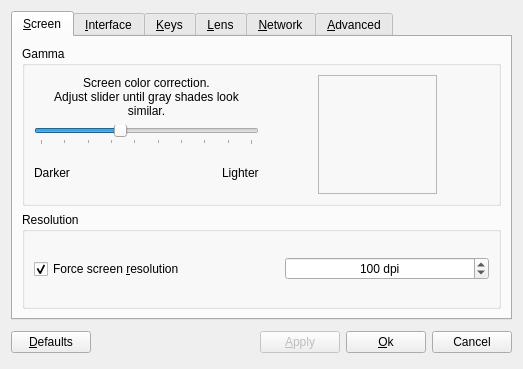
<?xml version="1.0" encoding="UTF-8"?>
<ui version="4.0">
 <class>QDjViewPrefsDialog</class>
 <widget class="QDialog" name="QDjViewPrefsDialog">
  <property name="geometry">
   <rect>
    <x>0</x>
    <y>0</y>
    <width>523</width>
    <height>369</height>
   </rect>
  </property>
  <property name="windowTitle">
   <string>Dialog</string>
  </property>
  <layout class="QVBoxLayout">
   <item>
    <widget class="QTabWidget" name="tabWidget">
     <property name="currentIndex">
      <number>0</number>
     </property>
     <property name="elideMode">
      <enum>Qt::ElideNone</enum>
     </property>
     <widget class="QWidget" name="screenTab">
      <attribute name="title">
       <string>&amp;Screen</string>
      </attribute>
      <layout class="QVBoxLayout">
       <item>
        <widget class="QGroupBox" name="gammaGroupBox">
         <property name="title">
          <string>Gamma</string>
         </property>
         <layout class="QHBoxLayout">
          <item>
           <layout class="QVBoxLayout">
            <property name="spacing">
             <number>6</number>
            </property>
            <property name="margin">
             <number>0</number>
            </property>
            <item>
             <widget class="QLabel" name="label11">
              <property name="sizePolicy">
               <sizepolicy hsizetype="MinimumExpanding" vsizetype="Minimum">
                <horstretch>0</horstretch>
                <verstretch>0</verstretch>
               </sizepolicy>
              </property>
              <property name="text">
               <string>&lt;html&gt;Screen color correction.&lt;br&gt;Adjust slider until gray shades look similar.&lt;/html&gt;</string>
              </property>
              <property name="textFormat">
               <enum>Qt::RichText</enum>
              </property>
              <property name="alignment">
               <set>Qt::AlignCenter</set>
              </property>
              <property name="wordWrap">
               <bool>true</bool>
              </property>
              <property name="buddy">
               <cstring>gammaSlider</cstring>
              </property>
             </widget>
            </item>
            <item>
             <widget class="QSlider" name="gammaSlider">
              <property name="minimum">
               <number>5</number>
              </property>
              <property name="maximum">
               <number>50</number>
              </property>
              <property name="value">
               <number>22</number>
              </property>
              <property name="orientation">
               <enum>Qt::Horizontal</enum>
              </property>
              <property name="tickPosition">
               <enum>QSlider::TicksBelow</enum>
              </property>
              <property name="tickInterval">
               <number>5</number>
              </property>
             </widget>
            </item>
            <item>
             <layout class="QHBoxLayout">
              <property name="spacing">
               <number>6</number>
              </property>
              <property name="margin">
               <number>0</number>
              </property>
              <item>
               <widget class="QLabel" name="label14">
                <property name="text">
                 <string>Darker</string>
                </property>
               </widget>
              </item>
              <item>
               <spacer>
                <property name="orientation">
                 <enum>Qt::Horizontal</enum>
                </property>
                <property name="sizeHint" stdset="0">
                 <size>
                  <width>40</width>
                  <height>20</height>
                 </size>
                </property>
               </spacer>
              </item>
              <item>
               <widget class="QLabel" name="label15">
                <property name="text">
                 <string>Lighter</string>
                </property>
               </widget>
              </item>
             </layout>
            </item>
           </layout>
          </item>
          <item>
           <layout class="QHBoxLayout">
            <item>
             <spacer>
              <property name="orientation">
               <enum>Qt::Horizontal</enum>
              </property>
              <property name="sizeHint" stdset="0">
               <size>
                <width>5</width>
                <height>20</height>
               </size>
              </property>
             </spacer>
            </item>
            <item>
             <widget class="QDjViewGammaWidget" name="gammaWidget">
              <property name="minimumSize">
               <size>
                <width>119</width>
                <height>119</height>
               </size>
              </property>
              <property name="maximumSize">
               <size>
                <width>119</width>
                <height>119</height>
               </size>
              </property>
              <property name="frameShape">
               <enum>QFrame::StyledPanel</enum>
              </property>
              <property name="frameShadow">
               <enum>QFrame::Raised</enum>
              </property>
             </widget>
            </item>
            <item>
             <spacer>
              <property name="orientation">
               <enum>Qt::Horizontal</enum>
              </property>
              <property name="sizeHint" stdset="0">
               <size>
                <width>5</width>
                <height>20</height>
               </size>
              </property>
             </spacer>
            </item>
           </layout>
          </item>
         </layout>
        </widget>
       </item>
       <item>
        <widget class="QGroupBox" name="resolutionGroupBox">
         <property name="enabled">
          <bool>true</bool>
         </property>
         <property name="title">
          <string>Resolution</string>
         </property>
         <layout class="QHBoxLayout">
          <item>
           <widget class="QCheckBox" name="forceResolutionCheckBox">
            <property name="text">
             <string>Force screen &amp;resolution</string>
            </property>
            <property name="checked">
             <bool>true</bool>
            </property>
           </widget>
          </item>
          <item>
           <spacer>
            <property name="orientation">
             <enum>Qt::Horizontal</enum>
            </property>
            <property name="sizeType">
             <enum>QSizePolicy::Maximum</enum>
            </property>
            <property name="sizeHint" stdset="0">
             <size>
              <width>40</width>
              <height>20</height>
             </size>
            </property>
           </spacer>
          </item>
          <item>
           <widget class="QSpinBox" name="resolutionSpinBox">
            <property name="alignment">
             <set>Qt::AlignCenter</set>
            </property>
            <property name="suffix">
             <string> dpi</string>
            </property>
            <property name="minimum">
             <number>25</number>
            </property>
            <property name="maximum">
             <number>600</number>
            </property>
            <property name="value">
             <number>100</number>
            </property>
           </widget>
          </item>
         </layout>
        </widget>
       </item>
      </layout>
     </widget>
     <widget class="QWidget" name="interfaceTab">
      <attribute name="title">
       <string>&amp;Interface</string>
      </attribute>
      <layout class="QVBoxLayout" name="verticalLayout_5">
       <item>
        <layout class="QHBoxLayout">
         <property name="spacing">
          <number>6</number>
         </property>
         <property name="margin">
          <number>0</number>
         </property>
         <item>
          <widget class="QLabel" name="label21">
           <property name="text">
            <string>Options for</string>
           </property>
           <property name="buddy">
            <cstring>modeComboBox</cstring>
           </property>
          </widget>
         </item>
         <item>
          <widget class="QComboBox" name="modeComboBox">
           <item>
            <property name="text">
             <string>Standalone Viewer</string>
            </property>
           </item>
           <item>
            <property name="text">
             <string>Full Screen Standalone Viewer</string>
            </property>
           </item>
           <item>
            <property name="text">
             <string>Full Page Plugin</string>
            </property>
           </item>
           <item>
            <property name="text">
             <string>Embedded Plugin</string>
            </property>
           </item>
          </widget>
         </item>
         <item>
          <spacer>
           <property name="orientation">
            <enum>Qt::Horizontal</enum>
           </property>
           <property name="sizeHint" stdset="0">
            <size>
             <width>40</width>
             <height>20</height>
            </size>
           </property>
          </spacer>
         </item>
        </layout>
       </item>
       <item>
        <widget class="QCheckBox" name="rememberCheckBox">
         <property name="text">
          <string>&amp;Remember initial state from last invocation</string>
         </property>
        </widget>
       </item>
       <item>
        <layout class="QHBoxLayout" name="horizontalLayout_3">
         <item>
          <widget class="QGroupBox" name="showGroupBox">
           <property name="title">
            <string>Show</string>
           </property>
           <layout class="QVBoxLayout" name="verticalLayout">
            <item>
             <widget class="QCheckBox" name="menuBarCheckBox">
              <property name="text">
               <string>&amp;Menu bar</string>
              </property>
             </widget>
            </item>
            <item>
             <widget class="QCheckBox" name="toolBarCheckBox">
              <property name="text">
               <string>&amp;Tool bar</string>
              </property>
             </widget>
            </item>
            <item>
             <widget class="QCheckBox" name="scrollBarsCheckBox">
              <property name="text">
               <string>Sc&amp;rollbars</string>
              </property>
             </widget>
            </item>
            <item>
             <widget class="QCheckBox" name="statusBarCheckBox">
              <property name="text">
               <string>Stat&amp;us bar</string>
              </property>
             </widget>
            </item>
            <item>
             <widget class="QCheckBox" name="sideBarCheckBox">
              <property name="text">
               <string>&amp;Side bar</string>
              </property>
             </widget>
            </item>
           </layout>
          </widget>
         </item>
         <item>
          <widget class="QGroupBox" name="modeGroupBox">
           <property name="title">
            <string>Display</string>
           </property>
           <layout class="QVBoxLayout" name="verticalLayout_2">
            <item>
             <layout class="QHBoxLayout" name="horizontalLayout">
              <item>
               <widget class="QLabel" name="label22">
                <property name="text">
                 <string>&amp;Zoom: </string>
                </property>
                <property name="alignment">
                 <set>Qt::AlignLeading|Qt::AlignLeft|Qt::AlignVCenter</set>
                </property>
                <property name="buddy">
                 <cstring>zoomCombo</cstring>
                </property>
               </widget>
              </item>
              <item>
               <widget class="QComboBox" name="zoomCombo">
                <property name="editable">
                 <bool>true</bool>
                </property>
               </widget>
              </item>
             </layout>
            </item>
            <item>
             <spacer name="verticalSpacer_5">
              <property name="orientation">
               <enum>Qt::Vertical</enum>
              </property>
              <property name="sizeHint" stdset="0">
               <size>
                <width>20</width>
                <height>40</height>
               </size>
              </property>
             </spacer>
            </item>
            <item>
             <widget class="QFrame" name="frame">
              <property name="sizePolicy">
               <sizepolicy hsizetype="Preferred" vsizetype="Fixed">
                <horstretch>0</horstretch>
                <verstretch>0</verstretch>
               </sizepolicy>
              </property>
              <property name="frameShape">
               <enum>QFrame::HLine</enum>
              </property>
              <property name="frameShadow">
               <enum>QFrame::Raised</enum>
              </property>
              <property name="lineWidth">
               <number>3</number>
              </property>
             </widget>
            </item>
            <item>
             <spacer name="verticalSpacer_2">
              <property name="orientation">
               <enum>Qt::Vertical</enum>
              </property>
              <property name="sizeHint" stdset="0">
               <size>
                <width>20</width>
                <height>40</height>
               </size>
              </property>
             </spacer>
            </item>
            <item>
             <widget class="QCheckBox" name="frameCheckBox">
              <property name="text">
               <string>Display page &amp;frames</string>
              </property>
             </widget>
            </item>
            <item>
             <widget class="QCheckBox" name="mapAreasCheckBox">
              <property name="text">
               <string>Display &amp;annotations</string>
              </property>
             </widget>
            </item>
            <item>
             <spacer name="verticalSpacer_6">
              <property name="orientation">
               <enum>Qt::Vertical</enum>
              </property>
              <property name="sizeHint" stdset="0">
               <size>
                <width>20</width>
                <height>40</height>
               </size>
              </property>
             </spacer>
            </item>
            <item>
             <spacer name="verticalSpacer">
              <property name="orientation">
               <enum>Qt::Vertical</enum>
              </property>
              <property name="sizeHint" stdset="0">
               <size>
                <width>20</width>
                <height>5</height>
               </size>
              </property>
             </spacer>
            </item>
           </layout>
          </widget>
         </item>
         <item>
          <widget class="QGroupBox" name="layoutGroupBox">
           <property name="title">
            <string>Layout</string>
           </property>
           <layout class="QVBoxLayout" name="verticalLayout_4">
            <item>
             <widget class="QCheckBox" name="continuousCheckBox">
              <property name="text">
               <string>Continuous</string>
              </property>
             </widget>
            </item>
            <item>
             <spacer name="verticalSpacer_7">
              <property name="orientation">
               <enum>Qt::Vertical</enum>
              </property>
              <property name="sizeHint" stdset="0">
               <size>
                <width>20</width>
                <height>20</height>
               </size>
              </property>
             </spacer>
            </item>
            <item>
             <widget class="QFrame" name="frame_2">
              <property name="sizePolicy">
               <sizepolicy hsizetype="Preferred" vsizetype="Fixed">
                <horstretch>0</horstretch>
                <verstretch>0</verstretch>
               </sizepolicy>
              </property>
              <property name="frameShape">
               <enum>QFrame::HLine</enum>
              </property>
              <property name="frameShadow">
               <enum>QFrame::Raised</enum>
              </property>
              <property name="lineWidth">
               <number>3</number>
              </property>
             </widget>
            </item>
            <item>
             <spacer name="verticalSpacer_4">
              <property name="orientation">
               <enum>Qt::Vertical</enum>
              </property>
              <property name="sizeHint" stdset="0">
               <size>
                <width>20</width>
                <height>40</height>
               </size>
              </property>
             </spacer>
            </item>
            <item>
             <widget class="QCheckBox" name="sideBySideCheckBox">
              <property name="text">
               <string>Side-by-side</string>
              </property>
              <property name="checked">
               <bool>true</bool>
              </property>
             </widget>
            </item>
            <item>
             <layout class="QHBoxLayout" name="horizontalLayout_2">
              <item>
               <spacer name="horizontalSpacer">
                <property name="orientation">
                 <enum>Qt::Horizontal</enum>
                </property>
                <property name="sizeType">
                 <enum>QSizePolicy::MinimumExpanding</enum>
                </property>
                <property name="sizeHint" stdset="0">
                 <size>
                  <width>16</width>
                  <height>20</height>
                 </size>
                </property>
               </spacer>
              </item>
              <item>
               <layout class="QVBoxLayout" name="verticalLayout_3">
                <item>
                 <widget class="QCheckBox" name="coverPageCheckBox">
                  <property name="text">
                   <string>Cover Page</string>
                  </property>
                 </widget>
                </item>
                <item>
                 <widget class="QCheckBox" name="rtolCheckBox">
                  <property name="text">
                   <string>Right-to-Left</string>
                  </property>
                 </widget>
                </item>
               </layout>
              </item>
             </layout>
            </item>
            <item>
             <spacer name="verticalSpacer_3">
              <property name="orientation">
               <enum>Qt::Vertical</enum>
              </property>
              <property name="sizeHint" stdset="0">
               <size>
                <width>20</width>
                <height>40</height>
               </size>
              </property>
             </spacer>
            </item>
           </layout>
          </widget>
         </item>
        </layout>
       </item>
      </layout>
     </widget>
     <widget class="QWidget" name="keysTab">
      <attribute name="title">
       <string>&amp;Keys</string>
      </attribute>
      <layout class="QVBoxLayout">
       <property name="spacing">
        <number>6</number>
       </property>
       <property name="margin">
        <number>9</number>
       </property>
       <item>
        <widget class="QGroupBox" name="keysGroupBox">
         <property name="title">
          <string>Keys</string>
         </property>
         <layout class="QGridLayout">
          <property name="margin">
           <number>9</number>
          </property>
          <property name="spacing">
           <number>9</number>
          </property>
          <item row="2" column="0">
           <widget class="QLabel" name="label33">
            <property name="text">
             <string>For displaying hyper&amp;links: </string>
            </property>
            <property name="buddy">
             <cstring>keysForLinksCombo</cstring>
            </property>
           </widget>
          </item>
          <item row="1" column="0">
           <widget class="QLabel" name="label32">
            <property name="text">
             <string>For &amp;selecting text or images: </string>
            </property>
            <property name="buddy">
             <cstring>keysForSelectCombo</cstring>
            </property>
           </widget>
          </item>
          <item row="0" column="0">
           <widget class="QLabel" name="label31">
            <property name="text">
             <string>For displaying the &amp;lens: </string>
            </property>
            <property name="buddy">
             <cstring>keysForLensCombo</cstring>
            </property>
           </widget>
          </item>
          <item row="0" column="1">
           <widget class="QDjViewModifiersComboBox" name="keysForLensCombo">
            <property name="editable">
             <bool>true</bool>
            </property>
           </widget>
          </item>
          <item row="1" column="1">
           <widget class="QDjViewModifiersComboBox" name="keysForSelectCombo">
            <property name="editable">
             <bool>true</bool>
            </property>
           </widget>
          </item>
          <item row="3" column="0">
           <widget class="QLabel" name="label34">
            <property name="text">
             <string>For precise selecting:</string>
            </property>
           </widget>
          </item>
          <item row="2" column="1">
           <widget class="QDjViewModifiersComboBox" name="keysForLinksCombo">
            <property name="editable">
             <bool>true</bool>
            </property>
           </widget>
          </item>
          <item row="3" column="1">
           <widget class="QDjViewModifiersComboBox" name="keysForPreciseCombo">
            <property name="editable">
             <bool>true</bool>
            </property>
           </widget>
          </item>
         </layout>
        </widget>
       </item>
       <item>
        <spacer>
         <property name="orientation">
          <enum>Qt::Vertical</enum>
         </property>
         <property name="sizeHint" stdset="0">
          <size>
           <width>20</width>
           <height>5</height>
          </size>
         </property>
        </spacer>
       </item>
      </layout>
     </widget>
     <widget class="QWidget" name="lensTab">
      <attribute name="title">
       <string>&amp;Lens</string>
      </attribute>
      <layout class="QVBoxLayout">
       <property name="spacing">
        <number>6</number>
       </property>
       <property name="margin">
        <number>9</number>
       </property>
       <item>
        <widget class="QCheckBox" name="lensEnableCheckBox">
         <property name="text">
          <string>Enable magnifying &amp;lens</string>
         </property>
         <property name="checked">
          <bool>true</bool>
         </property>
        </widget>
       </item>
       <item>
        <widget class="QGroupBox" name="lensGroupBox">
         <property name="title">
          <string>Lens options</string>
         </property>
         <layout class="QGridLayout">
          <property name="margin">
           <number>9</number>
          </property>
          <property name="spacing">
           <number>6</number>
          </property>
          <item row="1" column="0">
           <widget class="QLabel" name="label42">
            <property name="text">
             <string>Lens &amp;size: </string>
            </property>
            <property name="buddy">
             <cstring>lensSizeSpinBox</cstring>
            </property>
           </widget>
          </item>
          <item row="0" column="0">
           <widget class="QLabel" name="label41">
            <property name="text">
             <string>Magnifying &amp;power: </string>
            </property>
            <property name="buddy">
             <cstring>lensPowerSpinBox</cstring>
            </property>
           </widget>
          </item>
          <item row="0" column="1">
           <widget class="QSpinBox" name="lensPowerSpinBox">
            <property name="suffix">
             <string>x</string>
            </property>
            <property name="minimum">
             <number>1</number>
            </property>
            <property name="maximum">
             <number>10</number>
            </property>
            <property name="value">
             <number>3</number>
            </property>
           </widget>
          </item>
          <item row="1" column="1">
           <widget class="QSpinBox" name="lensSizeSpinBox">
            <property name="suffix">
             <string> pixels</string>
            </property>
            <property name="minimum">
             <number>50</number>
            </property>
            <property name="maximum">
             <number>500</number>
            </property>
            <property name="singleStep">
             <number>50</number>
            </property>
            <property name="value">
             <number>300</number>
            </property>
           </widget>
          </item>
         </layout>
        </widget>
       </item>
       <item>
        <spacer>
         <property name="orientation">
          <enum>Qt::Vertical</enum>
         </property>
         <property name="sizeHint" stdset="0">
          <size>
           <width>20</width>
           <height>5</height>
          </size>
         </property>
        </spacer>
       </item>
      </layout>
     </widget>
     <widget class="QWidget" name="networkTab">
      <attribute name="title">
       <string>&amp;Network</string>
      </attribute>
      <layout class="QVBoxLayout">
       <property name="spacing">
        <number>6</number>
       </property>
       <property name="margin">
        <number>9</number>
       </property>
       <item>
        <widget class="QCheckBox" name="proxyCheckBox">
         <property name="text">
          <string>Use pro&amp;xy to access the network</string>
         </property>
        </widget>
       </item>
       <item>
        <widget class="QGroupBox" name="proxyGroupBox">
         <property name="enabled">
          <bool>false</bool>
         </property>
         <property name="title">
          <string>Proxy settings</string>
         </property>
         <layout class="QGridLayout">
          <property name="margin">
           <number>9</number>
          </property>
          <property name="spacing">
           <number>6</number>
          </property>
          <item row="3" column="0">
           <widget class="QLabel" name="label64">
            <property name="text">
             <string>Pass&amp;word: </string>
            </property>
            <property name="buddy">
             <cstring>proxyPasswordLineEdit</cstring>
            </property>
           </widget>
          </item>
          <item row="2" column="0">
           <widget class="QLabel" name="label63">
            <property name="text">
             <string>&amp;User: </string>
            </property>
            <property name="buddy">
             <cstring>proxyUserLineEdit</cstring>
            </property>
           </widget>
          </item>
          <item row="3" column="1">
           <widget class="QLineEdit" name="proxyPasswordLineEdit">
            <property name="echoMode">
             <enum>QLineEdit::Password</enum>
            </property>
           </widget>
          </item>
          <item row="2" column="1">
           <widget class="QLineEdit" name="proxyUserLineEdit"/>
          </item>
          <item row="1" column="0">
           <widget class="QLabel" name="label62">
            <property name="text">
             <string>&amp;Port: </string>
            </property>
            <property name="buddy">
             <cstring>proxyPortSpinBox</cstring>
            </property>
           </widget>
          </item>
          <item row="0" column="0">
           <widget class="QLabel" name="label61">
            <property name="text">
             <string>&amp;Host: </string>
            </property>
            <property name="buddy">
             <cstring>proxyHostLineEdit</cstring>
            </property>
           </widget>
          </item>
          <item row="1" column="1">
           <widget class="QSpinBox" name="proxyPortSpinBox">
            <property name="maximum">
             <number>65535</number>
            </property>
            <property name="value">
             <number>8080</number>
            </property>
           </widget>
          </item>
          <item row="0" column="1">
           <widget class="QLineEdit" name="proxyHostLineEdit"/>
          </item>
         </layout>
        </widget>
       </item>
       <item>
        <spacer>
         <property name="orientation">
          <enum>Qt::Vertical</enum>
         </property>
         <property name="sizeHint" stdset="0">
          <size>
           <width>20</width>
           <height>5</height>
          </size>
         </property>
        </spacer>
       </item>
      </layout>
     </widget>
     <widget class="QWidget" name="advancedTab">
      <attribute name="title">
       <string>&amp;Advanced</string>
      </attribute>
      <layout class="QVBoxLayout">
       <item>
        <widget class="QGroupBox" name="cacheGroupBox">
         <property name="title">
          <string>Cache</string>
         </property>
         <layout class="QGridLayout">
          <property name="margin">
           <number>9</number>
          </property>
          <property name="spacing">
           <number>6</number>
          </property>
          <item row="1" column="2">
           <widget class="QPushButton" name="cacheClearButton">
            <property name="text">
             <string>&amp;Clear</string>
            </property>
            <property name="autoDefault">
             <bool>false</bool>
            </property>
           </widget>
          </item>
          <item row="1" column="1">
           <widget class="QSpinBox" name="pageCacheSpinBox">
            <property name="suffix">
             <string> MB</string>
            </property>
            <property name="maximum">
             <number>32</number>
            </property>
            <property name="value">
             <number>10</number>
            </property>
           </widget>
          </item>
          <item row="0" column="1">
           <widget class="QSpinBox" name="pixelCacheSpinBox">
            <property name="suffix">
             <string> MB</string>
            </property>
            <property name="maximum">
             <number>6</number>
            </property>
            <property name="singleStep">
             <number>1</number>
            </property>
            <property name="value">
             <number>1</number>
            </property>
           </widget>
          </item>
          <item row="1" column="0">
           <widget class="QLabel" name="label52">
            <property name="text">
             <string>&amp;Decoded page cache: </string>
            </property>
            <property name="buddy">
             <cstring>pageCacheSpinBox</cstring>
            </property>
           </widget>
          </item>
          <item row="0" column="0">
           <widget class="QLabel" name="label51">
            <property name="text">
             <string>&amp;Pixel cache: </string>
            </property>
            <property name="buddy">
             <cstring>pixelCacheSpinBox</cstring>
            </property>
           </widget>
          </item>
         </layout>
        </widget>
       </item>
       <item>
        <widget class="QGroupBox" name="miscGroupBox">
         <property name="title">
          <string>Miscellaneous</string>
         </property>
         <layout class="QVBoxLayout">
          <item>
           <layout class="QHBoxLayout">
            <item>
             <widget class="QCheckBox" name="printerManualCheckBox">
              <property name="text">
               <string>Manual printer color correction</string>
              </property>
             </widget>
            </item>
            <item>
             <widget class="QDoubleSpinBox" name="printerGammaSpinBox">
              <property name="enabled">
               <bool>false</bool>
              </property>
              <property name="alignment">
               <set>Qt::AlignCenter</set>
              </property>
              <property name="prefix">
               <string>gamma=</string>
              </property>
              <property name="decimals">
               <number>1</number>
              </property>
              <property name="minimum">
               <double>0.500000000000000</double>
              </property>
              <property name="maximum">
               <double>5.000000000000000</double>
              </property>
              <property name="singleStep">
               <double>0.100000000000000</double>
              </property>
              <property name="value">
               <double>2.200000000000000</double>
              </property>
             </widget>
            </item>
            <item>
             <spacer name="horizontalSpacer_2">
              <property name="orientation">
               <enum>Qt::Horizontal</enum>
              </property>
              <property name="sizeHint" stdset="0">
               <size>
                <width>5</width>
                <height>20</height>
               </size>
              </property>
             </spacer>
            </item>
           </layout>
          </item>
          <item>
           <widget class="QCheckBox" name="advancedCheckBox">
            <property name="text">
             <string>Enable advanced features in menus</string>
            </property>
           </widget>
          </item>
          <item>
           <widget class="QCheckBox" name="textLabelCheckBox">
            <property name="text">
             <string>Show hidden text in status bar</string>
            </property>
           </widget>
          </item>
         </layout>
        </widget>
       </item>
       <item>
        <spacer>
         <property name="orientation">
          <enum>Qt::Vertical</enum>
         </property>
         <property name="sizeHint" stdset="0">
          <size>
           <width>20</width>
           <height>5</height>
          </size>
         </property>
        </spacer>
       </item>
      </layout>
     </widget>
    </widget>
   </item>
   <item>
    <layout class="QHBoxLayout">
     <property name="spacing">
      <number>6</number>
     </property>
     <property name="margin">
      <number>0</number>
     </property>
     <item>
      <widget class="QPushButton" name="resetButton">
       <property name="text">
        <string>&amp;Defaults</string>
       </property>
       <property name="autoDefault">
        <bool>false</bool>
       </property>
      </widget>
     </item>
     <item>
      <spacer>
       <property name="orientation">
        <enum>Qt::Horizontal</enum>
       </property>
       <property name="sizeHint" stdset="0">
        <size>
         <width>32</width>
         <height>32</height>
        </size>
       </property>
      </spacer>
     </item>
     <item>
      <widget class="QPushButton" name="applyButton">
       <property name="enabled">
        <bool>false</bool>
       </property>
       <property name="text">
        <string>&amp;Apply</string>
       </property>
      </widget>
     </item>
     <item>
      <widget class="QPushButton" name="okButton">
       <property name="text">
        <string>&amp;Ok</string>
       </property>
      </widget>
     </item>
     <item>
      <widget class="QPushButton" name="cancelButton">
       <property name="text">
        <string>Cancel</string>
       </property>
      </widget>
     </item>
    </layout>
   </item>
  </layout>
 </widget>
 <customwidgets>
  <customwidget>
   <class>QDjViewModifiersComboBox</class>
   <extends>QComboBox</extends>
   <header>qdjviewprefs.h</header>
  </customwidget>
  <customwidget>
   <class>QDjViewGammaWidget</class>
   <extends>QFrame</extends>
   <header>qdjviewprefs.h</header>
   <container>1</container>
  </customwidget>
 </customwidgets>
 <tabstops>
  <tabstop>tabWidget</tabstop>
  <tabstop>gammaSlider</tabstop>
  <tabstop>forceResolutionCheckBox</tabstop>
  <tabstop>resolutionSpinBox</tabstop>
  <tabstop>modeComboBox</tabstop>
  <tabstop>rememberCheckBox</tabstop>
  <tabstop>menuBarCheckBox</tabstop>
  <tabstop>toolBarCheckBox</tabstop>
  <tabstop>scrollBarsCheckBox</tabstop>
  <tabstop>statusBarCheckBox</tabstop>
  <tabstop>sideBarCheckBox</tabstop>
  <tabstop>zoomCombo</tabstop>
  <tabstop>frameCheckBox</tabstop>
  <tabstop>mapAreasCheckBox</tabstop>
  <tabstop>continuousCheckBox</tabstop>
  <tabstop>sideBySideCheckBox</tabstop>
  <tabstop>coverPageCheckBox</tabstop>
  <tabstop>rtolCheckBox</tabstop>
  <tabstop>keysForLensCombo</tabstop>
  <tabstop>keysForSelectCombo</tabstop>
  <tabstop>keysForLinksCombo</tabstop>
  <tabstop>lensEnableCheckBox</tabstop>
  <tabstop>lensPowerSpinBox</tabstop>
  <tabstop>lensSizeSpinBox</tabstop>
  <tabstop>proxyCheckBox</tabstop>
  <tabstop>proxyHostLineEdit</tabstop>
  <tabstop>proxyPortSpinBox</tabstop>
  <tabstop>proxyUserLineEdit</tabstop>
  <tabstop>proxyPasswordLineEdit</tabstop>
  <tabstop>pixelCacheSpinBox</tabstop>
  <tabstop>pageCacheSpinBox</tabstop>
  <tabstop>cacheClearButton</tabstop>
  <tabstop>printerManualCheckBox</tabstop>
  <tabstop>advancedCheckBox</tabstop>
  <tabstop>textLabelCheckBox</tabstop>
  <tabstop>printerGammaSpinBox</tabstop>
  <tabstop>resetButton</tabstop>
  <tabstop>applyButton</tabstop>
  <tabstop>okButton</tabstop>
  <tabstop>cancelButton</tabstop>
 </tabstops>
 <resources/>
 <connections>
  <connection>
   <sender>okButton</sender>
   <signal>clicked()</signal>
   <receiver>QDjViewPrefsDialog</receiver>
   <slot>accept()</slot>
   <hints>
    <hint type="sourcelabel">
     <x>397</x>
     <y>342</y>
    </hint>
    <hint type="destinationlabel">
     <x>96</x>
     <y>254</y>
    </hint>
   </hints>
  </connection>
  <connection>
   <sender>cancelButton</sender>
   <signal>clicked()</signal>
   <receiver>QDjViewPrefsDialog</receiver>
   <slot>reject()</slot>
   <hints>
    <hint type="sourcelabel">
     <x>478</x>
     <y>342</y>
    </hint>
    <hint type="destinationlabel">
     <x>179</x>
     <y>282</y>
    </hint>
   </hints>
  </connection>
  <connection>
   <sender>proxyCheckBox</sender>
   <signal>toggled(bool)</signal>
   <receiver>proxyGroupBox</receiver>
   <slot>setEnabled(bool)</slot>
   <hints>
    <hint type="sourcelabel">
     <x>110</x>
     <y>66</y>
    </hint>
    <hint type="destinationlabel">
     <x>130</x>
     <y>141</y>
    </hint>
   </hints>
  </connection>
  <connection>
   <sender>lensEnableCheckBox</sender>
   <signal>toggled(bool)</signal>
   <receiver>lensGroupBox</receiver>
   <slot>setEnabled(bool)</slot>
   <hints>
    <hint type="sourcelabel">
     <x>80</x>
     <y>63</y>
    </hint>
    <hint type="destinationlabel">
     <x>101</x>
     <y>104</y>
    </hint>
   </hints>
  </connection>
  <connection>
   <sender>printerManualCheckBox</sender>
   <signal>toggled(bool)</signal>
   <receiver>printerGammaSpinBox</receiver>
   <slot>setEnabled(bool)</slot>
   <hints>
    <hint type="sourcelabel">
     <x>190</x>
     <y>200</y>
    </hint>
    <hint type="destinationlabel">
     <x>308</x>
     <y>202</y>
    </hint>
   </hints>
  </connection>
  <connection>
   <sender>forceResolutionCheckBox</sender>
   <signal>toggled(bool)</signal>
   <receiver>resolutionSpinBox</receiver>
   <slot>setEnabled(bool)</slot>
   <hints>
    <hint type="sourcelabel">
     <x>200</x>
     <y>272</y>
    </hint>
    <hint type="destinationlabel">
     <x>457</x>
     <y>273</y>
    </hint>
   </hints>
  </connection>
  <connection>
   <sender>rememberCheckBox</sender>
   <signal>toggled(bool)</signal>
   <receiver>showGroupBox</receiver>
   <slot>setDisabled(bool)</slot>
   <hints>
    <hint type="sourcelabel">
     <x>107</x>
     <y>98</y>
    </hint>
    <hint type="destinationlabel">
     <x>117</x>
     <y>169</y>
    </hint>
   </hints>
  </connection>
  <connection>
   <sender>sideBySideCheckBox</sender>
   <signal>toggled(bool)</signal>
   <receiver>coverPageCheckBox</receiver>
   <slot>setEnabled(bool)</slot>
   <hints>
    <hint type="sourcelabel">
     <x>386</x>
     <y>196</y>
    </hint>
    <hint type="destinationlabel">
     <x>409</x>
     <y>218</y>
    </hint>
   </hints>
  </connection>
  <connection>
   <sender>sideBySideCheckBox</sender>
   <signal>toggled(bool)</signal>
   <receiver>rtolCheckBox</receiver>
   <slot>setEnabled(bool)</slot>
   <hints>
    <hint type="sourcelabel">
     <x>366</x>
     <y>192</y>
    </hint>
    <hint type="destinationlabel">
     <x>383</x>
     <y>248</y>
    </hint>
   </hints>
  </connection>
  <connection>
   <sender>rememberCheckBox</sender>
   <signal>toggled(bool)</signal>
   <receiver>modeGroupBox</receiver>
   <slot>setDisabled(bool)</slot>
   <hints>
    <hint type="sourcelabel">
     <x>162</x>
     <y>85</y>
    </hint>
    <hint type="destinationlabel">
     <x>180</x>
     <y>123</y>
    </hint>
   </hints>
  </connection>
  <connection>
   <sender>rememberCheckBox</sender>
   <signal>toggled(bool)</signal>
   <receiver>layoutGroupBox</receiver>
   <slot>setDisabled(bool)</slot>
   <hints>
    <hint type="sourcelabel">
     <x>249</x>
     <y>86</y>
    </hint>
    <hint type="destinationlabel">
     <x>351</x>
     <y>118</y>
    </hint>
   </hints>
  </connection>
 </connections>
</ui>
